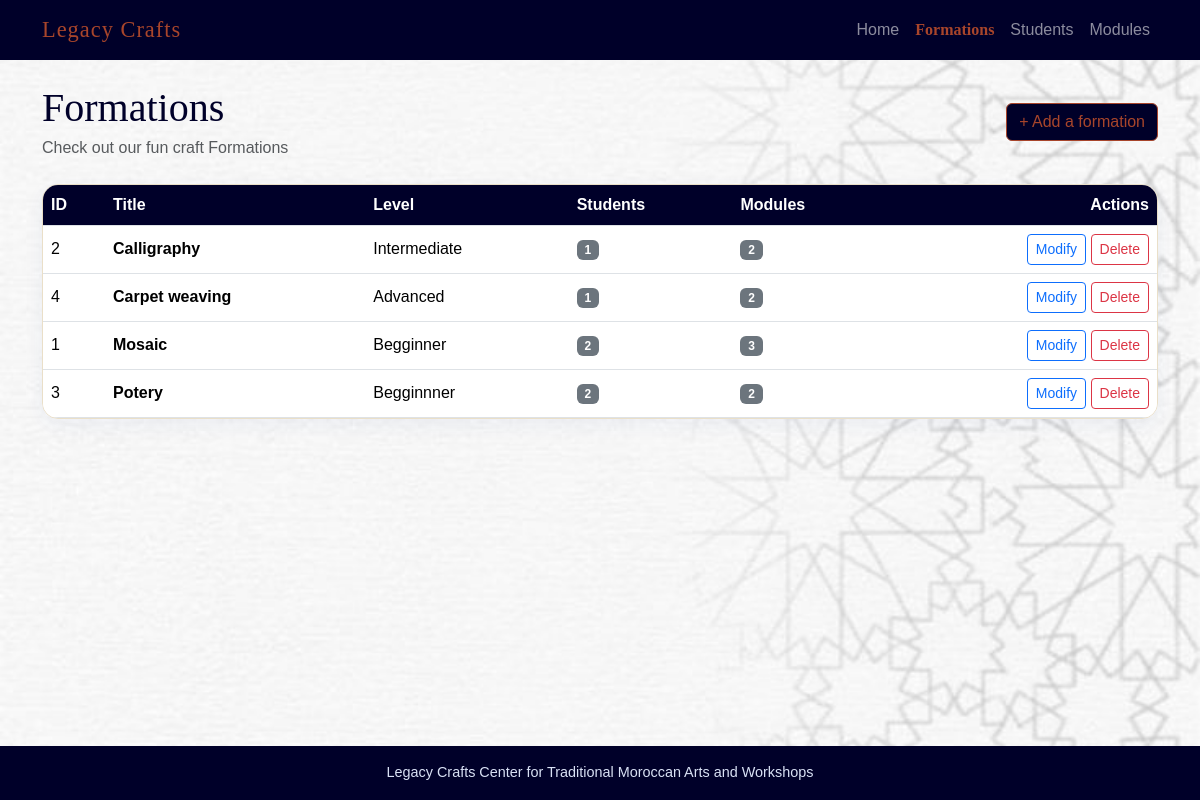
Before: /formations/index.php with the older database file.
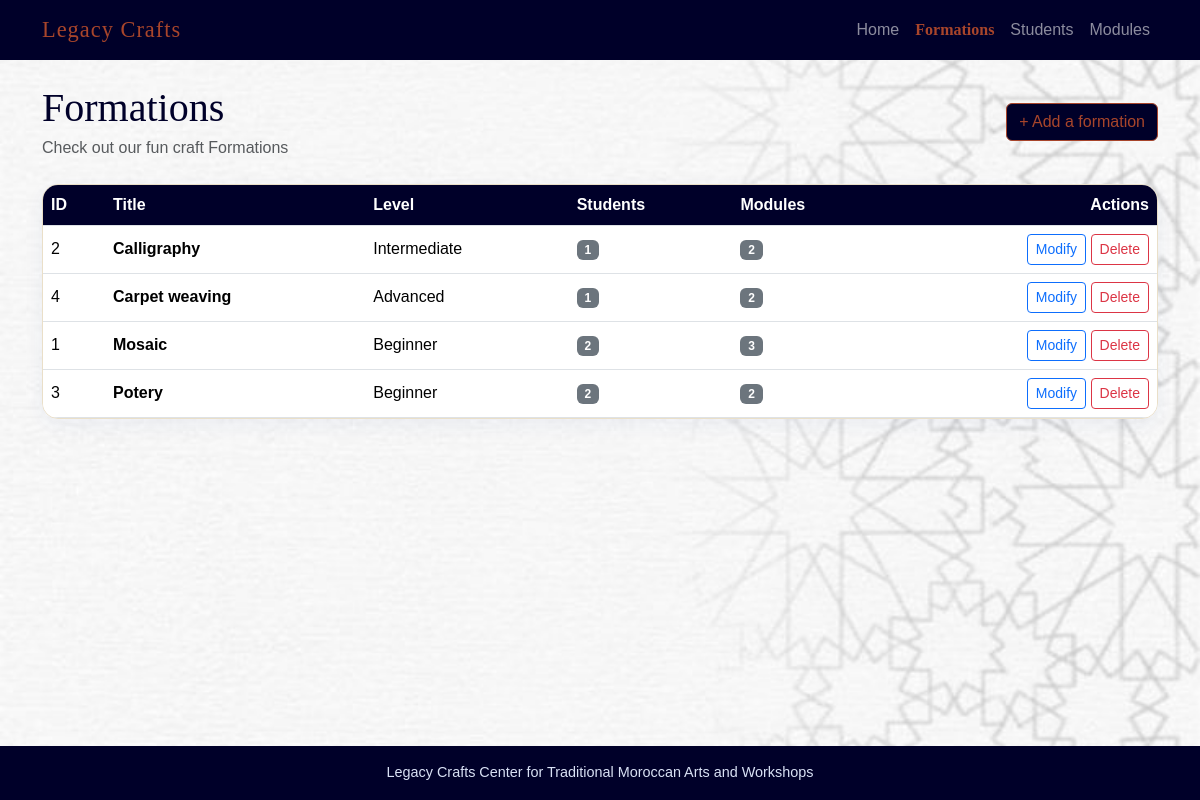
After: the same page with the newer database file.
### tables this page shows
CREATE TABLE formations(
    id INT AUTO_INCREMENT PRIMARY KEY,
    titre VARCHAR(100),
    niveau VARCHAR(100)

);

### includes/functions.php (called while the page is built, shortened)
<?php
function h($text){
    return htmlspecialchars((string) $text, ENT_QUOTES, "UTF-8");
}

### formations/index.php (the view, shortened to what this page needs)
<?php
require_once __DIR__ . "/../database/connexion.php";
require_once __DIR__ . "/../includes/functions.php";
$active = "formation";
$sql = "
    SELECT
        f.id,
        f.titre,
        f.niveau,
        (SELECT COUNT(*) FROM etudiant e WHERE e.formation_id = f.id) AS nb_etudiants,
        (SELECT COUNT(*) FROM module m WHERE m.formation_id = f.id) AS nb_modules
    FROM formations f
    ORDER BY f.titre
";
$formations = $pdo->query($sql)->fetchAll(PDO::FETCH_ASSOC);
require_once __DIR__ . "/../includes/header.php";
?>
<div class="d-flex justify-content-between align-items-center mb-4">
    <div>
        <h1 class="mb-1">Formations</h1>
        <p class="text-muted mb-0">Check out our fun craft Formations</p>
    </div>
    <a class="btn btn-main" href="create.php">+ Add a formation</a>
</div>
<div class="table-card">
    <div class="table-responsive">
        <table class="table table-hover align-middle mb-0">
            <thead>
                <tr>
                    <th>ID</th>
                    <th>Title</th>
                    <th>Level</th>
                    <th>Students</th>
                    <th>Modules</th>
                    <th class="text-end">Actions</th>
                </tr>
            </thead>
            <tbody>
            <?php foreach ($formations as $formation) { ?>
                <tr>
                    <td><?= h($formation["id"]) ?></td>
                    <td class="fw-semibold"><?= h($formation["titre"]) ?></td>
                    <td><?= h($formation["niveau"]) ?></td>
                    <td><span class="badge text-bg-secondary"><?= h($formation["nb_etudiants"]) ?></span></td>
                    <td><span class="badge text-bg-secondary"><?= h($formation["nb_modules"]) ?></span></td>
                    <td class="text-end">
                        <a class="btn btn-sm btn-outline-primary" href="edit.php?id=<?= h($formation["id"]) ?>">Modify</a>
                        <form method="POST" action="delete.php" class="d-inline"
                              onsubmit="return confirm('Delete this formation?');">
                            <button type="submit" class="btn btn-sm btn-outline-danger">Delete</button>
                        </form>
                    </td>
                </tr>
            <?php } ?>
            </tbody>
        </table>
    </div>
</div>
<?php require_once __DIR__ . "/../includes/footer.php"; ?>

### includes/header.php (shortened to what this page needs)
<!DOCTYPE html>
<html lang="fr">
<head>
    <link href="https://cdn.jsdelivr.net/npm/bootstrap@5.3.8/dist/css/bootstrap.min.css" rel="stylesheet">
    <link rel="stylesheet" href="<?= BASE_URL ?>CSS/style.css">
    </head>
<body>
<nav class="navbar navbar-expand-lg navbar-dark navbar-zellige">
    <div class="container">
        <a class="navbar-brand" href=" <?= BASE_URL ?>index.php">Legacy Crafts</a>
        <div class="collapse navbar-collapse" id="mainMenu">
            <ul class="navbar-nav ms-auto">
                <li class="nav-item">
                    <a class="nav-link <?= ($active ?? "") === "home" ? "active" : "" ?>" href="<?= BASE_URL ?>index.php">Home</a>
                </li>
                <li class="nav-item">
                    <a class="nav-link <?= ($active ?? "") === "formation" ? "active" : "" ?>" href="<?= BASE_URL ?>formations/index.php">Formations</a>
                </li>
                <li class="nav-item">
                    <a class="nav-link <?= ($active ?? "") === "etudiant" ? "active" : "" ?>" href="<?= BASE_URL ?>etudiant/index.php">Students</a>
                </li>
                <li class="nav-item">
                    <a class="nav-link <?= ($active ?? "") === "module" ? "active" : "" ?>" href="<?= BASE_URL ?>module/index.php">Modules</a>
                </li>
            </ul>
        </div>
    </div>
</nav>
<main class="container py-4">

### includes/footer.php (shortened to what this page needs)
</main>
<footer class="site-footer text-center py-3">
    Legacy Crafts Center for Traditional Moroccan Arts and Workshops
</footer>
</body>
</html>

### CSS/style.css (style rules this page uses)
body { background-image: url("../images/1045820344730172415.jfif"); background-size: cover; background-repeat: no-repeat; background-position: center top; color:rgb(51, 25, 1); display: flex; min-height: 100vh; flex-direction: column; font-family: 'Lucida Sans', 'Lucida Sans Regular', 'Lucida Grande', 'Lucida Sans Unicode', Geneva, Verdana, sans-serif; }
h1, h2, h3 { font-family: Georgia, 'Times New Roman', Times, serif; color: rgb(0, 0, 41); }
main { flex: 1; }
.navbar-zellige { background-color:rgb(0, 0, 41) ; }
.navbar-zellige .navbar-brand { color: #a8452b; font-family: Georgia, serif; font-size: 1.4rem; letter-spacing: 1px; }
.navbar-zellige .nav-link.active { color:#a8452b; font-family: Georgia, serif; font-weight: 600; }
.btn-main { background-color: rgb(0, 0, 41); border-color: #a8452b; color: #a8452b; }
.table thead th { background-color:rgb(0, 0, 41); color: #fff; font-weight: 600; }
.table-card { background: #fff; border-radius: 16px; overflow: hidden; border: 1px solid #eadfc8; box-shadow: 0 6px 20px rgba(37, 74, 158, .06); }
.site-footer { background-color: rgb(0, 0, 41); color: #d9e1f5; font-size: .9rem; }

Changed rows visible on the page:
changed formations "Mosaic": niveau "Begginner" → "Beginner"
changed formations "Potery": niveau "Begginnner" → "Beginner"
